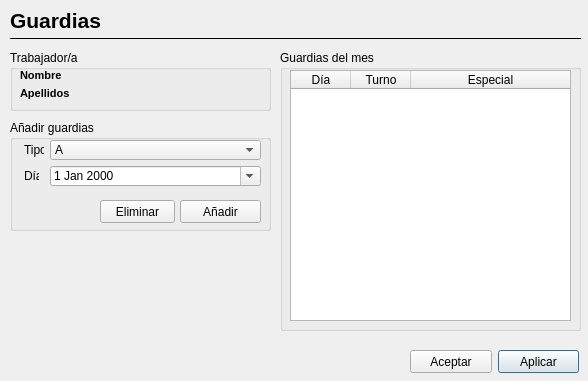
<?xml version="1.0" encoding="UTF-8"?>
<ui version="4.0">
 <class>Dialog</class>
 <widget class="QDialog" name="Dialog">
  <property name="geometry">
   <rect>
    <x>0</x>
    <y>0</y>
    <width>588</width>
    <height>381</height>
   </rect>
  </property>
  <property name="minimumSize">
   <size>
    <width>588</width>
    <height>381</height>
   </size>
  </property>
  <property name="maximumSize">
   <size>
    <width>588</width>
    <height>381</height>
   </size>
  </property>
  <property name="acceptDrops">
   <bool>false</bool>
  </property>
  <property name="windowTitle">
   <string>Guardias</string>
  </property>
  <property name="windowIcon">
   <iconset>
    <normaloff>graphics/icon.png</normaloff>graphics/icon.png</iconset>
  </property>
  <widget class="QLabel" name="label_5">
   <property name="geometry">
    <rect>
     <x>10</x>
     <y>10</y>
     <width>101</width>
     <height>21</height>
    </rect>
   </property>
   <property name="font">
    <font>
     <pointsize>16</pointsize>
     <weight>75</weight>
     <bold>true</bold>
    </font>
   </property>
   <property name="text">
    <string>Guardias</string>
   </property>
  </widget>
  <widget class="Line" name="line">
   <property name="geometry">
    <rect>
     <x>10</x>
     <y>30</y>
     <width>571</width>
     <height>16</height>
    </rect>
   </property>
   <property name="frameShadow">
    <enum>QFrame::Plain</enum>
   </property>
   <property name="orientation">
    <enum>Qt::Horizontal</enum>
   </property>
  </widget>
  <widget class="QGroupBox" name="groupBox">
   <property name="geometry">
    <rect>
     <x>280</x>
     <y>50</y>
     <width>301</width>
     <height>281</height>
    </rect>
   </property>
   <property name="title">
    <string>Guardias del mes</string>
   </property>
   <widget class="QTableWidget" name="guardiasTable">
    <property name="geometry">
     <rect>
      <x>10</x>
      <y>20</y>
      <width>281</width>
      <height>251</height>
     </rect>
    </property>
    <property name="selectionBehavior">
     <enum>QAbstractItemView::SelectRows</enum>
    </property>
    <attribute name="horizontalHeaderDefaultSectionSize">
     <number>60</number>
    </attribute>
    <attribute name="horizontalHeaderStretchLastSection">
     <bool>true</bool>
    </attribute>
    <attribute name="verticalHeaderVisible">
     <bool>false</bool>
    </attribute>
    <attribute name="verticalHeaderStretchLastSection">
     <bool>false</bool>
    </attribute>
    <column>
     <property name="text">
      <string>Día</string>
     </property>
    </column>
    <column>
     <property name="text">
      <string>Turno</string>
     </property>
    </column>
    <column>
     <property name="text">
      <string>Especial</string>
     </property>
    </column>
   </widget>
  </widget>
  <widget class="QGroupBox" name="groupBox_3">
   <property name="geometry">
    <rect>
     <x>10</x>
     <y>50</y>
     <width>261</width>
     <height>61</height>
    </rect>
   </property>
   <property name="title">
    <string>Trabajador/a</string>
   </property>
   <widget class="QLabel" name="labelApellidos">
    <property name="geometry">
     <rect>
      <x>67</x>
      <y>37</y>
      <width>182</width>
      <height>12</height>
     </rect>
    </property>
    <property name="text">
     <string/>
    </property>
   </widget>
   <widget class="QLabel" name="labelNombre">
    <property name="geometry">
     <rect>
      <x>67</x>
      <y>20</y>
      <width>182</width>
      <height>11</height>
     </rect>
    </property>
    <property name="text">
     <string/>
    </property>
   </widget>
   <widget class="QLabel" name="label_2">
    <property name="geometry">
     <rect>
      <x>10</x>
      <y>37</y>
      <width>51</width>
      <height>12</height>
     </rect>
    </property>
    <property name="font">
     <font>
      <pointsize>8</pointsize>
      <weight>75</weight>
      <bold>true</bold>
     </font>
    </property>
    <property name="text">
     <string>Apellidos</string>
    </property>
   </widget>
   <widget class="QLabel" name="label">
    <property name="geometry">
     <rect>
      <x>10</x>
      <y>20</y>
      <width>44</width>
      <height>11</height>
     </rect>
    </property>
    <property name="font">
     <font>
      <pointsize>8</pointsize>
      <weight>75</weight>
      <bold>true</bold>
     </font>
    </property>
    <property name="text">
     <string>Nombre</string>
    </property>
   </widget>
  </widget>
  <widget class="QPushButton" name="botonAplicar">
   <property name="geometry">
    <rect>
     <x>498</x>
     <y>350</y>
     <width>81</width>
     <height>23</height>
    </rect>
   </property>
   <property name="text">
    <string>Aplicar</string>
   </property>
  </widget>
  <widget class="QPushButton" name="botonOk">
   <property name="geometry">
    <rect>
     <x>410</x>
     <y>350</y>
     <width>82</width>
     <height>23</height>
    </rect>
   </property>
   <property name="text">
    <string>Aceptar</string>
   </property>
  </widget>
  <widget class="QGroupBox" name="groupBox_2">
   <property name="geometry">
    <rect>
     <x>10</x>
     <y>120</y>
     <width>261</width>
     <height>111</height>
    </rect>
   </property>
   <property name="title">
    <string>Añadir guardias</string>
   </property>
   <widget class="QPushButton" name="addButton">
    <property name="geometry">
     <rect>
      <x>170</x>
      <y>80</y>
      <width>81</width>
      <height>23</height>
     </rect>
    </property>
    <property name="text">
     <string>Añadir</string>
    </property>
   </widget>
   <widget class="QPushButton" name="eliminarButton">
    <property name="geometry">
     <rect>
      <x>90</x>
      <y>80</y>
      <width>75</width>
      <height>23</height>
     </rect>
    </property>
    <property name="text">
     <string>Eliminar</string>
    </property>
   </widget>
   <widget class="QComboBox" name="comboTurno">
    <property name="geometry">
     <rect>
      <x>40</x>
      <y>20</y>
      <width>211</width>
      <height>20</height>
     </rect>
    </property>
    <property name="editable">
     <bool>false</bool>
    </property>
    <item>
     <property name="text">
      <string>A</string>
     </property>
    </item>
    <item>
     <property name="text">
      <string>B</string>
     </property>
    </item>
   </widget>
   <widget class="QLabel" name="label_4">
    <property name="geometry">
     <rect>
      <x>14</x>
      <y>46</y>
      <width>15</width>
      <height>20</height>
     </rect>
    </property>
    <property name="text">
     <string>Día</string>
    </property>
   </widget>
   <widget class="QDateEdit" name="dateEdit">
    <property name="geometry">
     <rect>
      <x>40</x>
      <y>46</y>
      <width>211</width>
      <height>20</height>
     </rect>
    </property>
    <property name="styleSheet">
     <string notr="true">    /* navigation bar */
    QCalendarWidget QWidget#qt_calendar_navigationbar { 
			background-color: grey;
	}</string>
    </property>
    <property name="calendarPopup">
     <bool>true</bool>
    </property>
   </widget>
   <widget class="QLabel" name="label_6">
    <property name="geometry">
     <rect>
      <x>14</x>
      <y>20</y>
      <width>20</width>
      <height>20</height>
     </rect>
    </property>
    <property name="text">
     <string>Tipo</string>
    </property>
   </widget>
  </widget>
 </widget>
 <resources>
  <include location="../graphics/graphics.qrc"/>
 </resources>
 <connections/>
</ui>
